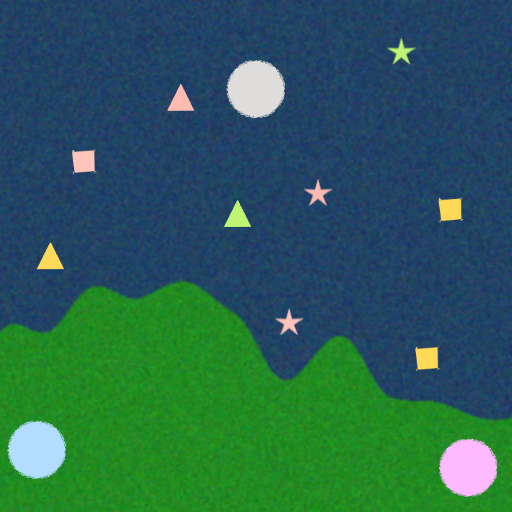
#> input picture uas images/8.png, 512 x 512 px; its folder holds only this picture in this run
$ python main.py
#> lines starting #> are read from the running program, lines starting #| are printed output that depends on the picture; after the words box and inside, x2 and y2 are one past the last pixel; in counts of white or black regions, pixels touching at a corner belong together; long printed decimals are rounded
### shapeDetector.py
import cv2
import numpy as np


def detect_shape(img):

    gray = cv2.cvtColor(img, cv2.COLOR_BGR2GRAY)

    blur = cv2.GaussianBlur(gray, (3, 3), 0)

    _, thresh = cv2.threshold(blur, 130, 225, cv2.THRESH_BINARY)

    contours, hierarchies = cv2.findContours(
        thresh, cv2.RETR_LIST, cv2.CHAIN_APPROX_NONE)

    # Avoid Detection of whole photo frame as a separate contour by setting a max threshold and also a minimum area threshold
    max_area_limit = img.shape[0] * img.shape[1]*0.4
    min_area_limit = 25

    final_shape_list = []

    # drawing overlay on the orignal image to easily test shape detection
    for i, contour in enumerate(contours):
        # if i == 0:
        #     continue

        area = cv2.contourArea(contour)

        if area < min_area_limit:
            continue

        if area > max_area_limit:
            continue

        epsilon = 0.03*cv2.arcLength(contour, True)
        approx = cv2.approxPolyDP(contour, epsilon, True)

        x, y, w, h = cv2.boundingRect(approx)
        x_mid = int(x + w/2)
        y_mid = int(y + h/2)

        coords = (x_mid, y_mid)

        # stars representing children, squares representing adults, and triangles representing elderly individuals.

        if len(approx) == 3:
            shape, obj_type = 'triangle', 0
        elif len(approx) == 4:
            shape, obj_type = 'square', 0
        elif len(approx) == 10:
            shape, obj_type = 'star', 0
        else:
            shape, obj_type = 'circle', 1

        # type: 0->person, 1->rescue centre
        contour_info = {"shape": shape, "type": obj_type,
                        "centre": coords, "contour": contour}

        final_shape_list.append(contour_info)

    # Final Number of shapes
    return final_shape_list

### colorDetector.py
import cv2
import numpy as np
import os


def segment_ocean_land(img, i):

    # Convert image to HSV
    hsv = cv2.cvtColor(img, cv2.COLOR_BGR2HSV)

    # Segment ocean and land using color thresholds
    ocean_mask = cv2.inRange(hsv, (100, 50, 50), (140, 200, 200))
    land_mask = cv2.inRange(hsv, (40, 40, 40), (70, 210, 170))
    kernel = np.ones((5, 5), np.uint8)
    ocean_mask = cv2.morphologyEx(ocean_mask, cv2.MORPH_CLOSE, kernel)
    land_mask = cv2.morphologyEx(land_mask, cv2.MORPH_CLOSE, kernel)

    # Create an empty output image
    segmented = np.zeros_like(img)
    # Assign colors
    segmented[ocean_mask > 0] = [255, 100, 100]
    segmented[land_mask > 0] = [50, 255, 255]

    # Prepare the output path
    image_name = f"{i}_output.png"
    os.makedirs('output_folder/segmented_colors', exist_ok=True)
    output_path = os.path.join('./output_folder/segmented_colors', image_name)

    # Save the result (segmented) image
    cv2.imwrite(output_path, segmented)
    # print(f"Segmented image saved to {output_path}")


def detect_color(img, cntr, cntr_type):
    # Convert image to hsv
    hsv = cv2.cvtColor(img, cv2.COLOR_BGR2HSV)

    # Create a mask and fill it with only the contour passed to the function
    mask = np.zeros(img.shape[:2], dtype=np.uint8)

    cv2.fillPoly(mask, [cntr], 255)

    # Compute all the colored masks that we need to identify
    # red_mask = cv2.bitwise_or(cv2.inRange(
    #     hsv, (0, 50, 50), (10, 255, 255)), cv2.inRange(hsv, (170, 50, 50), (180, 255, 255)))
    if not cntr_type:
        red_mask = cv2.inRange(hsv, (170, 50, 50), (180, 255, 255))
        yellow_mask = cv2.inRange(hsv, (15, 50, 50), (30, 255, 255))
        green_mask = cv2.inRange(hsv, (40, 50, 50), (80, 255, 255))
    else:
        pink_mask = cv2.inRange(hsv, (140, 50, 50), (170, 255, 255))
        blue_mask = cv2.inRange(hsv, (100, 50, 50), (130, 255, 255))
        grey_mask = cv2.inRange(hsv, (0, 0, 50), (179, 30, 200))

    # Calculate Probability of color
    if not cntr_type:
        red_prob = cv2.countNonZero(cv2.bitwise_and(red_mask, mask))
        yellow_prob = cv2.countNonZero(cv2.bitwise_and(yellow_mask, mask))
        green_prob = cv2.countNonZero(cv2.bitwise_and(green_mask, mask))
    else:
        pink_prob = cv2.countNonZero(cv2.bitwise_and(pink_mask, mask))
        grey_prob = cv2.countNonZero(cv2.bitwise_and(grey_mask, mask))
        blue_prob = cv2.countNonZero(cv2.bitwise_and(blue_mask, mask))

    if not cntr_type:
        color_prob = {'red': red_prob,
                      'yellow': yellow_prob, "green": green_prob}
    else:
        color_prob = {"pink": pink_prob, "grey": grey_prob, "blue": blue_prob}

    # Return the color which has the maximum probability according to the algorithm
    return max(color_prob, key=color_prob.get)

### idOutput.py
import cv2
import os


def id_draw(img, i, list_of_contours):
    font = cv2.FONT_HERSHEY_DUPLEX
    color = (0, 0, 0)

    for cntr in list_of_contours:
        cv2.putText(img, cntr['id'],
                    cntr['centre'], font, 1, color, 2)

    image_name = f"{i}_id.png"
    os.makedirs('output_folder/id_marked', exist_ok=True)
    output_path = os.path.join('./output_folder/id_marked', image_name)

    cv2.imwrite(output_path, img)

### main.py
import cv2
import numpy as np
import os
import math

import colorDetector as cd
import shapeDetector as sd
import idOutput as idOut

shape_list = {'star': 3, 'triangle': 2, 'square': 1}
color_list = {'red': 3, 'yellow': 2, 'green': 1}
center_color_list = {'pink': 3, 'blue': 4, 'grey': 2}


def distance(p1, p2):
    return math.sqrt((p1[0]-p2[0])**2 + (p1[1] - p2[1])**2)


def calculate_priority(patient):
    # print(patient['color'])
    return shape_list[patient['shape']]*color_list[patient['color']]


def center_priority(center):
    sum = 0
    for patient in center['patients']:
        sum += calculate_priority(patient)

# higher the priority and the lesser distance will get the most priority


def calculate_score(center, patient):
    point_distance = distance(center['centre'], patient['centre'])
    return calculate_priority(patient)/point_distance


def maximise_center_score(centers, patients):
    sorted_patients = sorted(patients, key=lambda x: (
        calculate_priority(x), color_list[x['color']]))
    for patient in sorted_patients:
        best_center = None
        best_score = -math.inf
        for center in centers:
            if len(center['patients']) < center_color_list[center['color']]:
                score = calculate_score(center, patient)
                if score > best_score:
                    best_score = score
                    best_center = center
        if best_center:
            patient['score'] = calculate_score(center, patient)
            best_center['patients'].append(patient)

# Distance Matrix
# p1 - [c1, c2, c3]
# p2 - [c1, c2, c3]


def distance_matrix(centers, patients):
    matrix = [[0]]
    for i in centers:
        matrix[0].append(i['id'])
    for patient in patients:
        p = [patient['id']]
        for center in centers:
            p.append(int(distance(patient['centre'], center['centre'])))
        matrix.append(p)

    return np.array(matrix)


def center_patient_list_gen(centers):
    blue_center = []
    pink_center = []
    grey_center = []
    for center in centers:
        x = []
        for patient in center['patients']:
            x.append(
                [shape_list[patient['shape']], color_list[patient['color']]])

        if center['color'] == 'pink':
            pink_center = x
        elif center['color'] == 'blue':
            blue_center = x
        else:
            grey_center = x

    # Return Order is [blue, pink, grey]
    return [blue_center, pink_center, grey_center]


def center_score_calc(center):
    center_sum = 0
    for j in center['patients']:
        center_sum += j['score']
    return center_sum


def main(path, num):
#> called with path = './uas images/8.png', num = 8
    img = cv2.imread(path)
#> img is the input picture: shape (512, 512, 3); mean B, G, R 84.6, 94.7, 41.2
    obj_list = sd.detect_shape(img)
#> in detect_shape, `gray = cv2.cvtColor(img, cv2.COLOR_BGR2GRAY)`:
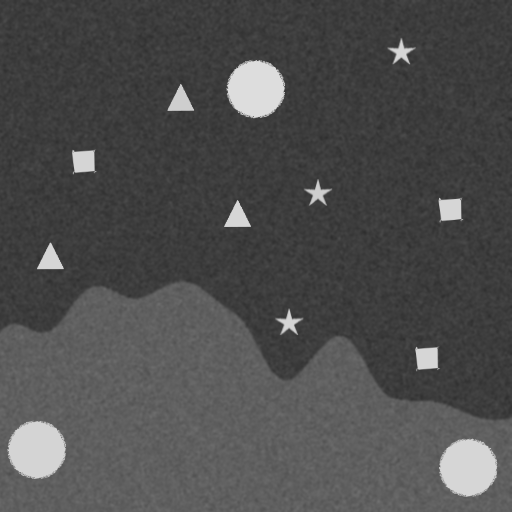
#> gray: shape (512, 512); min 45, max 221, mean 77.5
#> in detect_shape, `_, thresh = cv2.threshold(blur, 130, 225, cv2.THRESH_BINARY)`:
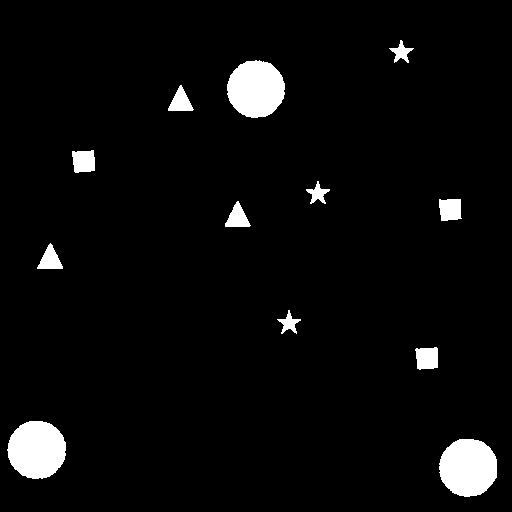
#> thresh: shape (512, 512); values 0 (black) and 225 (white), 4.3% white; 12 white regions
#> in detect_shape, `contours, hierarchies = cv2.findContours( thresh, cv2.RETR_LIST, cv2.C..`: contours = 12 contours; largest, box (x1, y1, x2, y2) and area: (7, 421, 66, 479) 2599, (439, 439, 497, 497) 2593, (227, 60, 285, 118) 2532, (72, 150, 95, 173) 414, (415, 347, 438, 370) 412
#> the loop in detect_shape, `for i, contour in enumerate(contours):` made 12 passes
#> (area, epsilon, approx, x, y, w, h, x_mid) on passes 3, 5, 6, 7, 9, 10: (412, 2.52, [[436, 347], [415, 349], [417, 368], [437, 367]], 415, 347, 23, 22, 426), (337.5, 2.56, [[50, 243], [37, 268], [62, 268]], 37, 243, 26, 26, 50), (341.5, 2.56, [[238, 201], [225, 226], [250, 225]], 225, 201, 26, 26, 238), (402.5, 2.52, [[439, 199], [441, 220], [461, 218], [460, 199]], 439, 199, 23, 22, 450), (414.5, 2.54, [[93, 150], [72, 151], [75, 172], [94, 170]], 72, 150, 23, 23, 83), (336.5, 2.56, [[181, 85], [168, 110], [193, 109]], 168, 85, 26, 26, 181)
#> (area, epsilon, x, y, w, h, x_mid, y_mid) on passes 1, 2, 4, 8, 11, 12: (2593, 5.8, 441, 439, 56, 57, 469, 467), (2599, 5.82, 8, 421, 58, 57, 37, 449), (185.5, 2.82, 277, 310, 24, 24, 289, 322), (192, 2.8, 306, 181, 24, 23, 318, 192), (2532.5, 5.76, 227, 60, 58, 58, 256, 89), (191.5, 2.72, 389, 40, 25, 23, 401, 51)
#> after the loop in detect_shape, `for i, contour in enumerate(contours):`: final_shape_list = 12 items
#> obj_list = 12 items
    patient_list = []
    centre_list = []
    for i in obj_list:
        i['color'] = cd.detect_color(img, i['contour'], i['type'])
        if not i['type']:
            i['id'] = f"P{len(patient_list)+1}"
            patient_list.append(i)
        else:
            i['id'] = f"C{len(centre_list)+1}"
            i['patients'] = []
            centre_list.append(i)
#> this loop made 12 passes
#> (red_prob in detect_color, yellow_prob in detect_color, green_prob in detect_color) on passes 3, 4, 5, 6, 7, 8, 9, 10, 12: (0, 450, 0), (1, 0, 0), (0, 370, 0), (0, 0, 380), (0, 440, 0), (10, 0, 0), (0, 0, 0), (12, 0, 0), (0, 0, 230)
#> (pink_prob in detect_color, grey_prob in detect_color, blue_prob in detect_color) on passes 1, 2, 11: (2409, 113, 0), (0, 0, 2375), (0, 108, 34)
#> pass 1, in detect_color, `grey_mask = cv2.inRange(hsv, (0, 0, 50), (179, 30, 200))`:
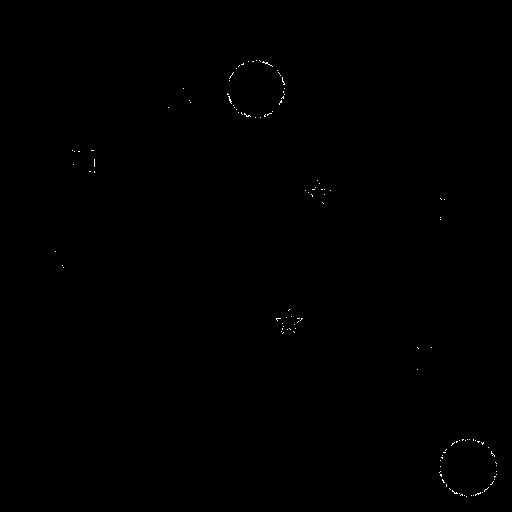
#> grey_mask: shape (512, 512); 0.12% white in thin lines or dots, all inside (x1, y1, x2, y2) = (55, 60, 497, 497)
#> after the loop, centre_list = 3 items; patient_list = 9 items

    idOut.id_draw(img.copy(), num, patient_list+centre_list)
#> the loop in id_draw, `for cntr in list_of_contours:` made 12 passes
#> after the loop in id_draw, `for cntr in list_of_contours:`:
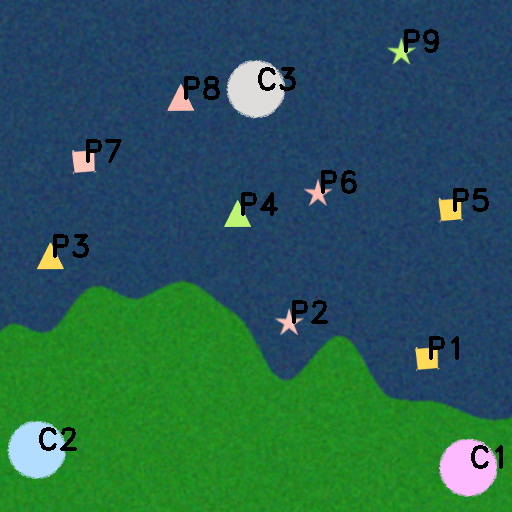
#> img: shape (512, 512, 3); mean of channels 0, 1, 2 82.5, 93, 40; drawn as B, G, R

    maximise_center_score(centre_list, patient_list)
#> the loop in maximise_center_score, `for patient in sorted_patients:` made 9 passes
    print(
        f"Image Number {num} Distance Matrix: \n {distance_matrix(centre_list, patient_list)}")
#> the loop in distance_matrix, `for i in centers:` made 3 passes
#> the loop in distance_matrix, `for patient in patients:` made 9 passes
#> after the loop in distance_matrix, `for patient in patients:`: matrix = [[0, 'C1', 'C2', 'C3'], ['P1', 117, 399, 318], ['P2', 231, 282, 235], ['P3', 469, 193, 265], ['P4', 342, 309, 126], ['P5', 257, 477, 228], ['P6', 313, 380, 120], ['P7', 492, 291, 187], ['P8', 468, 379, 75], ['P9', 421, 539, 149]]
#| Image Number 8 Distance Matrix:
#|  [['0' 'C1' 'C2' 'C3']
#|  ['P1' '117' '399' '318']
#|  ['P2' '231' '282' '235']
#|  ['P3' '469' '193' '265']
#|  ['P4' '342' '309' '126']
#|  ['P5' '257' '477' '228']
#|  ['P6' '313' '380' '120']
#|  ['P7' '492' '291' '187']
#|  ['P8' '468' '379' '75']
#|  ['P9' '421' '539' '149']]
    center_patient_list = center_patient_list_gen(centre_list)
#> the loop in center_patient_list_gen, `for center in centers:` made 3 passes
#> pink_center on pass 1: [[1, 2], [3, 1], [3, 3]]
#> blue_center on pass 2: [[1, 3], [2, 2], [2, 3], [3, 3]]
#> center_patient_list = [[[1, 3], [2, 2], [2, 3], [3, 3]], [[1, 2], [3, 1], [3, 3]], [[2, 1], [1, 2]]]
    center_score_list = []
    for i in centre_list:
        center_score_list.append(center_score_calc(i))
#> this loop made 3 passes
#> after the loop, center_score_list = [0.0645, 0.185, 0.0246]

    print(f"Image Number {num} Centre Score List:{center_patient_list}")
#| Image Number 8 Centre Score List:[[[1, 3], [2, 2], [2, 3], [3, 3]], [[1, 2], [3, 1], [3, 3]], [[2, 1], [1, 2]]]
    cd.segment_ocean_land(img, num)
#> in segment_ocean_land, `ocean_mask = cv2.inRange(hsv, (100, 50, 50), (140, 200, 200))`: ocean_mask: shape (512, 512); 62.4% white; 1399 black regions (1380 under 20 px), largest, box (x1, y1, x2, y2) and area: (0, 279, 512, 512) 86691, (227, 60, 288, 118) 2606, (438, 198, 463, 222) 502
#> in segment_ocean_land, `land_mask = cv2.inRange(hsv, (40, 40, 40), (70, 210, 170))`: land_mask: shape (512, 512); 29.3% white; 41 white regions (40 under 20 px), largest, box (x1, y1, x2, y2) and area: (0, 281, 512, 512) 76636
#> in segment_ocean_land, `ocean_mask = cv2.morphologyEx(ocean_mask, cv2.MORPH_CLOSE, kernel)`:
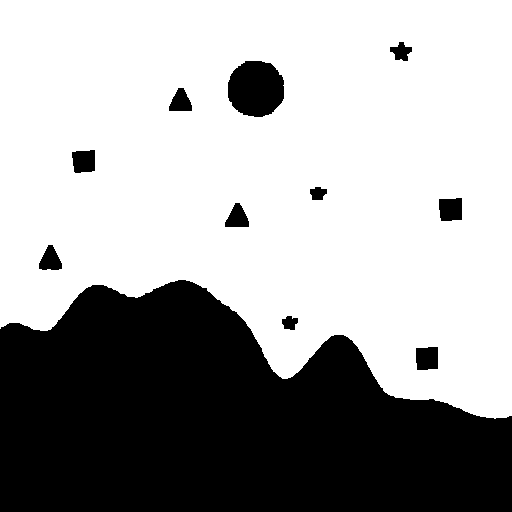
#> ocean_mask: shape (512, 512); 64.8% white; 11 black regions, largest, box (x1, y1, x2, y2) and area: (0, 280, 512, 512) 86660, (228, 61, 284, 117) 2541, (439, 198, 462, 221) 488
#> in segment_ocean_land, `land_mask = cv2.morphologyEx(land_mask, cv2.MORPH_CLOSE, kernel)`:
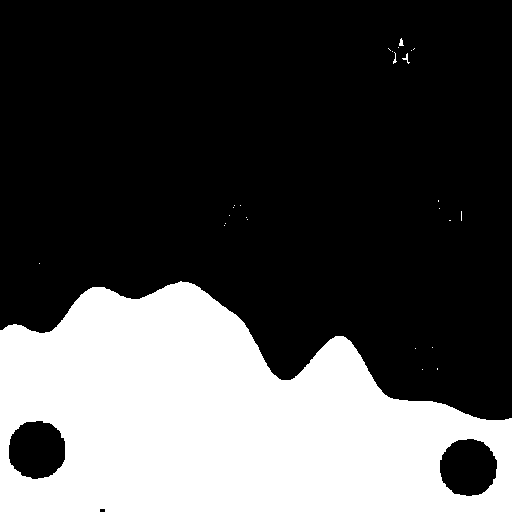
#> land_mask: shape (512, 512); 30.7% white; 26 white regions (23 under 20 px), largest, box (x1, y1, x2, y2) and area: (0, 281, 512, 512) 80409, (402, 53, 410, 64) 26, (399, 38, 404, 46) 25
#> in segment_ocean_land, `cv2.imwrite(output_path, segmented)`:
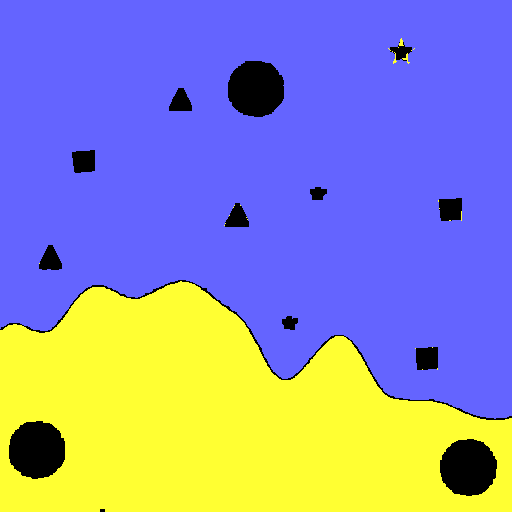
#> saved as 8_output.png: shape (512, 512, 3); mean B, G, R 180.5, 143.1, 143.1

    final_image_score = sum(center_score_list) / len(patient_list)
#> final_image_score = 0.0305
    # print(final_image_score)
    print(f"Image Number {num} Final Score :{final_image_score}")
#| Image Number 8 Final Score :0.0305

    return final_image_score, center_score_list


img_list = os.listdir('./uas images')

comb_score_list = {}
comb_ratio_list = {}

for i in img_list:
    img_scr, ctr_scr = main(f"./uas images/{i}", int(i[:-4]))
#> img_scr = 0.0305; ctr_scr = [0.0645, 0.185, 0.0246]
    comb_score_list[int(i[:-4])] = ctr_scr
    comb_ratio_list[int(i[:-4])] = img_scr
    print('\n')

sorted_img_score = sorted(
    comb_ratio_list, key=comb_ratio_list.get, reverse=True)
#> sorted_img_score = [8]
print(
    f"Final List of all center scores of different images:\n{comb_score_list}\n")
#| Final List of all center scores of different images:
#| {8: [0.06454, 0.1854, 0.02458]}
print(
    f"Image List Sorted according to best score(descending order):\n{sorted_img_score}")
#| Image List Sorted according to best score(descending order):
#| [8]

$ run again, on uas images/9.png
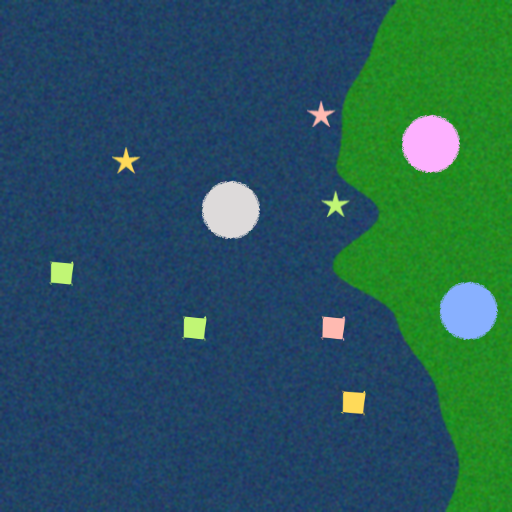
#> input picture uas images/9.png, 512 x 512 px
#> in main, img is the input picture: shape (512, 512, 3); mean B, G, R 90.2, 87.6, 40
#> in detect_shape, `_, thresh = cv2.threshold(blur, 130, 225, cv2.THRESH_BINARY)`:
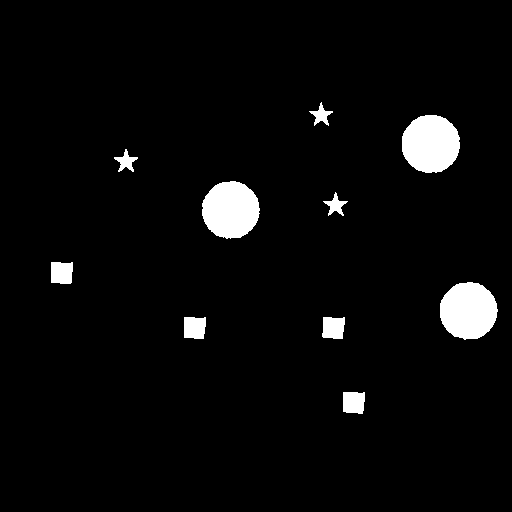
#> thresh: shape (512, 512); values 0 (black) and 225 (white), 4% white; 10 white regions
#> contours = 10 contours; largest, box (x1, y1, x2, y2) and area: (402, 115, 460, 173) 2594, (440, 282, 498, 340) 2522, (202, 181, 260, 239) 2520, (51, 262, 73, 284) 410, (184, 317, 206, 339) 406
#> the loop in detect_shape, `for i, contour in enumerate(contours):` made 10 passes
#> (area, epsilon, approx, x, y, w, h, x_mid) on passes 1, 2, 3, 5: (405, 2.47, [[343, 392], [343, 411], [362, 413], [364, 392]], 343, 392, 22, 22, 354), (404.5, 2.52, [[323, 317], [322, 336], [342, 338], [344, 317]], 322, 317, 23, 22, 333), (406.5, 2.49, [[184, 317], [184, 337], [203, 338], [205, 317]], 184, 317, 22, 22, 195), (410.5, 2.49, [[51, 262], [51, 282], [70, 283], [72, 262]], 51, 262, 22, 22, 62)
#> after the loop in detect_shape, `for i, contour in enumerate(contours):`: final_shape_list = 10 items
#> the loop in main, `for i in obj_list:` made 10 passes
#> (red_prob in detect_color, yellow_prob in detect_color, green_prob in detect_color) on passes 1, 2, 3, 5, 6, 8, 10: (0, 445, 0), (12, 0, 0), (0, 0, 448), (0, 0, 452), (0, 0, 230), (0, 228, 0), (31, 0, 0)
#> after the loop in main, `for i in obj_list:`: centre_list = 3 items; patient_list = 7 items
#> the loop in id_draw, `for cntr in list_of_contours:` made 10 passes
#> the loop in maximise_center_score, `for patient in sorted_patients:` made 7 passes
#> the loop in distance_matrix, `for i in centers:` made 3 passes
#> the loop in distance_matrix, `for patient in patients:` made 7 passes
#> after the loop in distance_matrix, `for patient in patients:`: matrix = [[0, 'C1', 'C2', 'C3'], ['P1', 146, 228, 269], ['P2', 136, 155, 208], ['P3', 273, 123, 298], ['P4', 407, 180, 389], ['P5', 170, 104, 112], ['P6', 373, 116, 304], ['P7', 245, 131, 113]]
#| Image Number 9 Distance Matrix:
#|  [['0' 'C1' 'C2' 'C3']
#|  ['P1' '146' '228' '269']
#|  ['P2' '136' '155' '208']
#|  ['P3' '273' '123' '298']
#|  ['P4' '407' '180' '389']
#> (further printed lines are left out)
#> the loop in center_patient_list_gen, `for center in centers:` made 3 passes
#> blue_center on pass 1: [[1, 2], [1, 3]]
#> center_patient_list = [[[1, 2], [1, 3]], [[3, 1], [3, 2], [3, 3]], [[1, 1], [1, 1]]]
#> the loop in main, `for i in centre_list:` made 3 passes
#> after the loop in main, `for i in centre_list:`: center_score_list = [0.0218, 0.00591, 0.126]
#| Image Number 9 Centre Score List:[[[1, 2], [1, 3]], [[3, 1], [3, 2], [3, 3]], [[1, 1], [1, 1]]]
#> in segment_ocean_land, `cv2.imwrite(output_path, segmented)`:
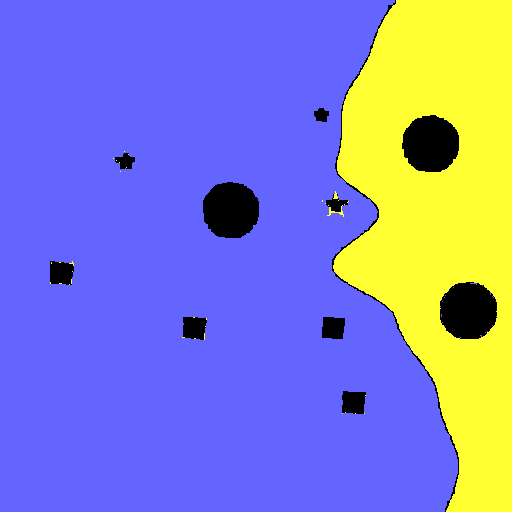
#> saved as 9_output.png: shape (512, 512, 3); mean B, G, R 198.8, 130.1, 130.1
#> final_image_score = 0.022
#| Image Number 9 Final Score :0.02197
#> ctr_scr = [0.0218, 0.00591, 0.126]
#> sorted_img_score = [9]
#| Final List of all center scores of different images:
#| {9: [0.02183, 0.005915, 0.126]}
#| Image List Sorted according to best score(descending order):
#| [9]
